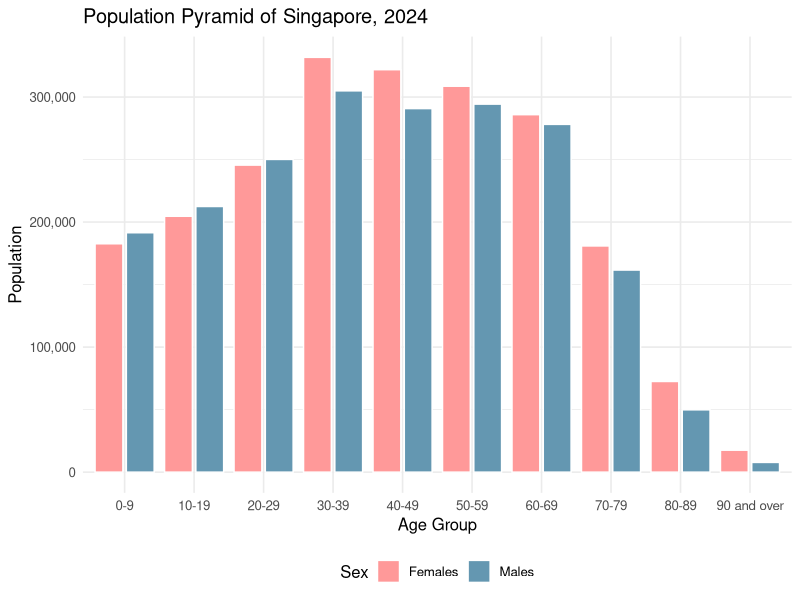
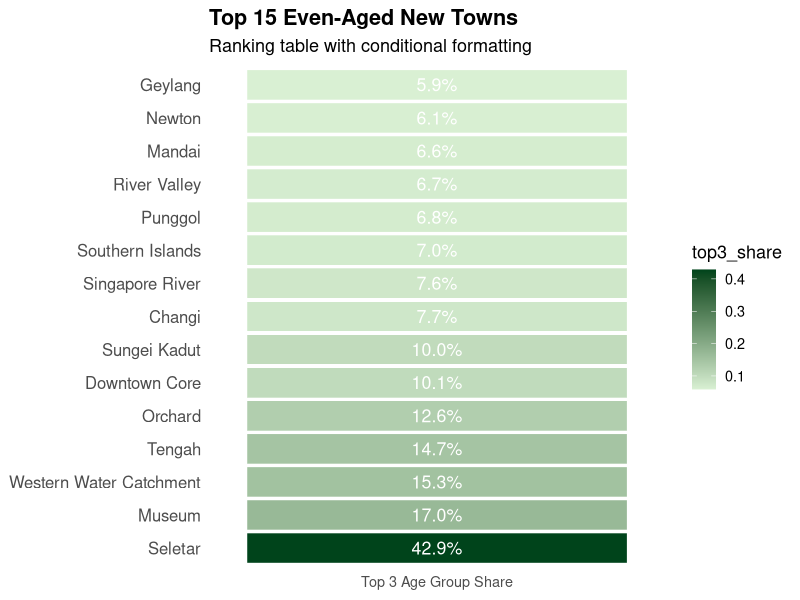
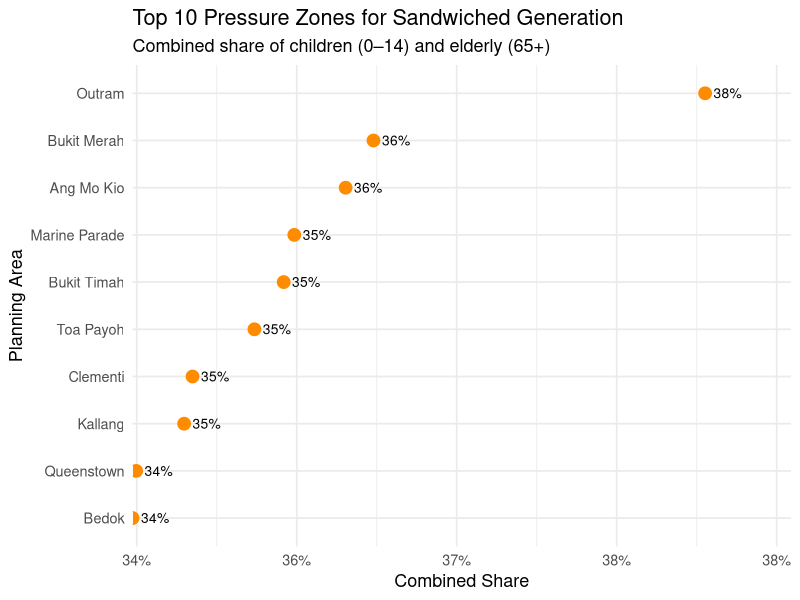

The R script that drew these images, in order:
## ---- chunk 1
library(tidyverse)
library(ggthemes)
library(scales)
library(forcats)
## ---- chunk 2
df <- read_csv("data/respopagesex2024.csv")
## ---- chunk 3
df <- df %>%
  mutate(Age = case_when(
    Age == "90_and_Over" ~ "90",
    TRUE ~ Age
  ),
  Age = as.numeric(Age))
## ---- chunk 4
df_national <- df %>%
  group_by(Age, Sex) %>%
  summarise(Pop = sum(Pop), .groups = "drop")

df_national_band <- df_national %>%
  mutate(AgeGroup = case_when(
    Age < 10              ~ "0-9",
    Age >= 10 & Age < 20  ~ "10-19",
    Age >= 20 & Age < 30  ~ "20-29",
    Age >= 30 & Age < 40  ~ "30-39",
    Age >= 40 & Age < 50  ~ "40-49",
    Age >= 50 & Age < 60  ~ "50-59",
    Age >= 60 & Age < 70  ~ "60-69",
    Age >= 70 & Age < 80  ~ "70-79",
    Age >= 80 & Age < 90  ~ "80-89",
    Age >= 90             ~ "90 and over"
  )) %>%
  group_by(AgeGroup, Sex) %>%
  summarise(Pop = sum(Pop), .groups = "drop") %>%
  mutate(AgeGroup = factor(AgeGroup, levels = c(
    "0-9", "10-19", "20-29", "30-39", "40-49", "50-59",
    "60-69", "70-79", "80-89", "90 and over"
  )))
## ---- chunk 5
# Compute top 3 age group share for each Planning Area
top3_share <- df %>%
  group_by(PA, Age) %>%
  summarise(total = sum(Pop), .groups = "drop") %>%  # Sum population by Planning Area and Age
  group_by(PA) %>%
  mutate(total_pa = sum(total)) %>%                  # Calculate total population per planning area
  arrange(PA, desc(total)) %>%                       # Sort age groups by population within each PA
  group_by(PA) %>%
  slice(1:3) %>%                                      # Select the top 3 most populous age groups
  summarise(top3_share = sum(total) / first(total_pa)) %>%  # Compute their share of total PA population
  arrange(desc(top3_share)) %>%                      # Rank planning areas by this share
  slice_head(n = 15)                                  # Keep the top 15 most even-aged towns

# Prepare the data
top3_table <- top3_share %>%
  mutate(rank = row_number(),
         pct_label = paste0(sprintf("%.1f", top3_share * 100), "%"))
## ---- chunk 6
# Create new column to label children and elderly
pressure_data <- df %>%
  mutate(
    age_group = as.numeric(as.character(Age)),       # Convert age to numeric for comparison
    category = case_when(                            # Categorise into Child, Elderly, or Other
      age_group <= 14 ~ "Child",
      age_group >= 65 ~ "Elderly",
      TRUE ~ "Other"
    )
  ) %>%
  group_by(PA, category) %>%
  summarise(Pop = sum(Pop), .groups = "drop") %>%    # Total population by planning area and age category
  tidyr::pivot_wider(
    names_from = category, 
    values_from = Pop, 
    values_fill = 0                                  # Fill missing values with 0
  ) %>%
  mutate(
    Total = Child + Elderly + Other,                 # Calculate total population in each planning area
    combined_share = (Child + Elderly) / Total       # Compute combined share of children and elderly
  ) %>%
  select(PA, combined_share) %>%                     # Keep only relevant columns
  arrange(desc(combined_share)) %>%                  # Rank by highest pressure (combined share)
  slice_head(n = 10)                                 # Select top 10 pressure zones
## ---- chunk 7
ggplot(df_national_band, aes(x = AgeGroup, y = Pop, fill = Sex)) +
  geom_col(position = position_dodge(width = 0.9), width = 0.8, colour = "white") +
  scale_fill_manual(values = c("Females" = "#ff9999", "Males" = "#6497b1")) +
  scale_y_continuous(labels = scales::comma_format()) +
  labs(title = "Population Pyramid of Singapore, 2024",
       x = "Age Group", y = "Population") +
  theme_minimal(base_size = 12) +
  theme(legend.position = "bottom")
## ---- chunk 8
ggplot(top3_table, aes(x = "Top 3 Age Group Share", y = reorder(PA, -top3_share))) +
  geom_tile(aes(fill = top3_share), color = "white", width = 1, height = 0.9) +
  geom_text(aes(label = pct_label), color = "white", size = 4.5) +
  scale_fill_gradient(low = "#d9f0d3", high = "#00441b") +
  labs(
    title = "Top 15 Even-Aged New Towns",
    subtitle = "Ranking table with conditional formatting",
    x = NULL, y = NULL
  ) +
  theme_minimal(base_size = 13) +
  theme(
    axis.text.x = element_text(angle = 0, hjust = 0.5),
    axis.ticks = element_blank(),
    panel.grid = element_blank(),
    axis.text.y = element_text(size = 12),
    plot.title = element_text(face = "bold")
  )
## ---- chunk 9
ggplot(pressure_data, aes(x = combined_share, y = reorder(PA, combined_share))) +
  geom_point(size = 4, color = "darkorange") +
  geom_text(aes(label = scales::percent(combined_share, accuracy = 1)), 
            hjust = -0.3, size = 3.5) +
  labs(
    title = "Top 10 Pressure Zones for Sandwiched Generation",
    subtitle = "Combined share of children (0–14) and elderly (65+)",
    x = "Combined Share",
    y = "Planning Area"
  ) +
  scale_x_continuous(labels = scales::percent_format(accuracy = 1),
                     expand = expansion(mult = c(0, 0.15))) +
  theme_minimal(base_size = 13)
